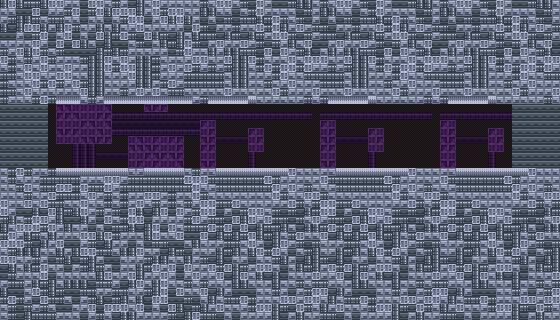

The image is a tile-based game level rendered from a .tmx file. Its description and source (layers, tilesets, objects; grid data summarised) follow:
An orthogonal 70x40 tile map with 8x8 px tiles, 3 tile layers (Map, Flip, Foreground) and 4 objects (2x spawnPoint, 2x portal).

<map version="1.2" tiledversion="2019.12.11" orientation="orthogonal" renderorder="right-down" compressionlevel="0" width="70" height="40" tilewidth="8" tileheight="8" infinite="0" nextlayerid="5" nextobjectid="8">
 <editorsettings>
  <export target="../../src/maps/hallway01.json" format="json" />
 </editorsettings>
 <tileset firstgid="1" source="tiles.tsx" />
 <layer id="1" name="Map" width="70" height="40">
  <data>[2800 cells, 2800 non-empty, 15 distinct tile ids]</data>
 </layer>
 <layer id="2" name="Flip" width="70" height="40">
  <data>[2800 cells, 0 non-empty, 0 distinct tile ids]</data>
 </layer>
 <layer id="4" name="Foreground" width="70" height="40">
  <data>[2800 cells, 96 non-empty, 1 distinct tile ids]</data>
 </layer>
 <objectgroup id="3" name="Objects">
  <object id="3" name="enterRight" type="spawnPoint" x="502.477" y="144.152">
   <point />
  </object>
  <object id="4" name="enterLeft" type="spawnPoint" x="65.3022" y="146.318">
   <point />
  </object>
  <object id="5" name="exitLeft" type="portal" x="-21.3558" y="105.985" width="45.3333" height="60.6667">
   <properties>
    <property name="destinationMap" value="hill02" />
    <property name="destinationSpawn" value="enterRight" />
   </properties>
  </object>
  <object id="6" name="exitRight" type="portal" x="534.523" y="106.349" width="45.3333" height="60.6667">
   <properties>
    <property name="destinationMap" value="map000" />
    <property name="destinationSpawn" value="enterMidLeft" />
   </properties>
  </object>
 </objectgroup>
</map>
